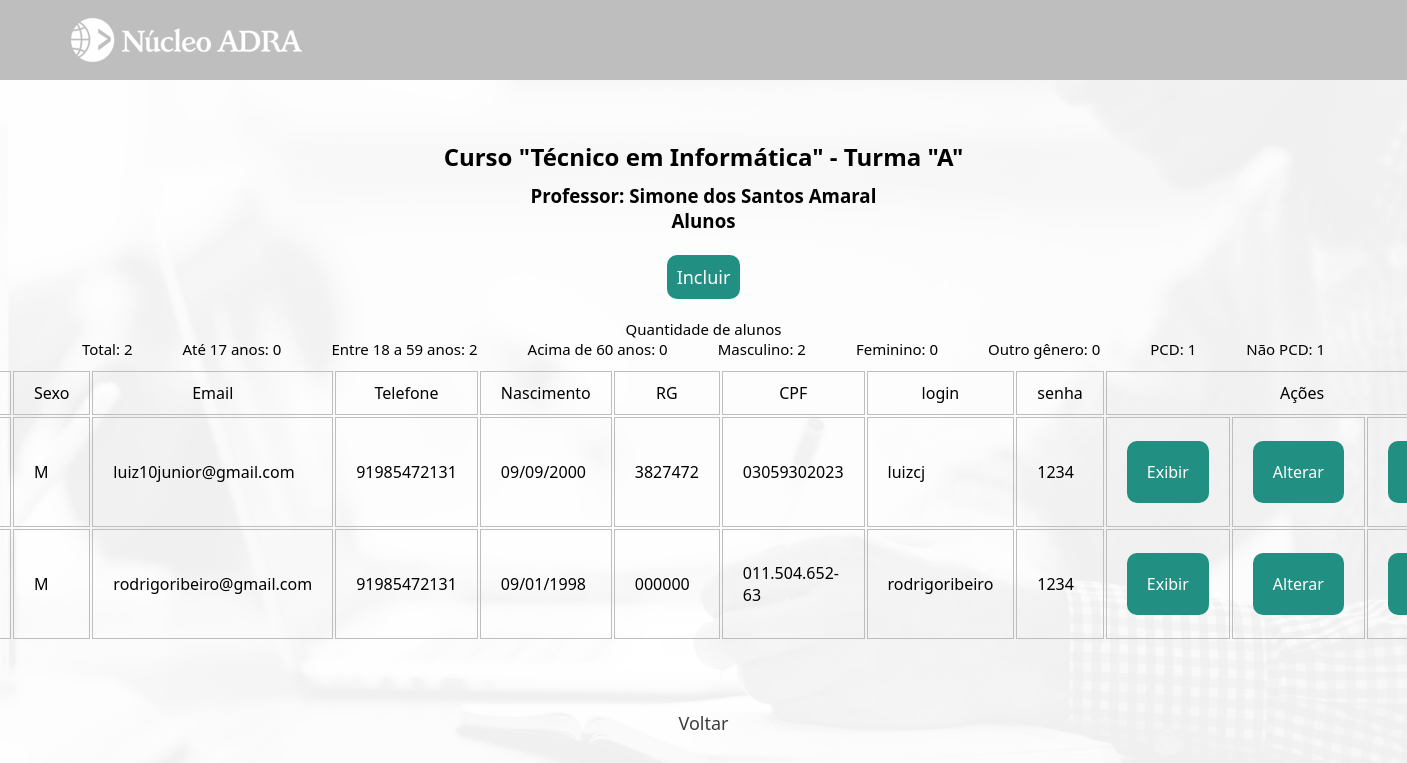
The app's page /institucional/curso/turma/aluno/index.php?i=3&c=4&t=3 (signed in) with its own data.
### tables this page shows
CREATE TABLE IF NOT EXISTS `curso` (
  `id_curso` int UNSIGNED NOT NULL AUTO_INCREMENT,
  `nome` varchar(45) NOT NULL,
  `sigla` varchar(5) DEFAULT NULL,
  `descricao` text NOT NULL,
  `area` varchar(40) NOT NULL,
  `ch` smallint UNSIGNED DEFAULT NULL,
  `periodo` enum('M','V','N') DEFAULT NULL,
  `curso_inicio` date DEFAULT NULL,
  `curso_fim` date DEFAULT NULL,
  `hora_inicio` char(5) DEFAULT NULL,
  `hora_fim` char(5) DEFAULT NULL,
  `valor` decimal(6,2) UNSIGNED DEFAULT NULL,
  PRIMARY KEY (`id_curso`)
);

CREATE TABLE IF NOT EXISTS `turma` (
  `id` int UNSIGNED NOT NULL AUTO_INCREMENT,
  `codigo` char(2) NOT NULL,
  `curso_id_curso` int UNSIGNED NOT NULL,
  `sala` varchar(20) DEFAULT NULL,
  PRIMARY KEY (`id`,`curso_id_curso`),
  KEY `fk_turma_curso1_idx` (`curso_id_curso`)
);

CREATE TABLE IF NOT EXISTS `professor` (
  `id_professor` int UNSIGNED NOT NULL AUTO_INCREMENT,
  `nome_completo` varchar(40) NOT NULL,
  `nome` varchar(50) NOT NULL,
  `sobrenome` varchar(50) NOT NULL,
  `sexo` varchar(1) NOT NULL,
  `email` varchar(100) NOT NULL,
  `nascimento` date NOT NULL,
  `idade` int DEFAULT NULL,
  `endereco_id` int UNSIGNED NOT NULL,
  `login` varchar(15) NOT NULL,
  `senha` varchar(8) NOT NULL,
  `telefone` varchar(15) DEFAULT NULL,
  `imagem` text,
  PRIMARY KEY (`id_professor`),
  KEY `fk_professor_endereco1_idx` (`endereco_id`)
);

CREATE TABLE IF NOT EXISTS `aluno` (
  `id` int UNSIGNED NOT NULL AUTO_INCREMENT,
  `nome_completo` varchar(80) DEFAULT NULL,
  `nome` varchar(45) DEFAULT NULL,
  `sobrenome` varchar(45) DEFAULT NULL,
  `sexo` enum('F','M') DEFAULT NULL,
  `email` varchar(100) DEFAULT NULL,
  `nascimento` date DEFAULT NULL,
  `idade` int NOT NULL,
  `rg` char(12) DEFAULT NULL,
  `cpf` char(14) DEFAULT NULL,
  `pcd` tinyint DEFAULT NULL,
  `pcd_desc` varchar(255) DEFAULT NULL,
  `login` varchar(20) DEFAULT NULL,
  `senha` varchar(255) DEFAULT NULL,
  `telefone` varchar(15) DEFAULT NULL,
  `endereco_id` int UNSIGNED DEFAULT NULL,
  `imagem` text,
  PRIMARY KEY (`id`),
  UNIQUE KEY `cpf_UNIQUE` (`cpf`),
  UNIQUE KEY `rg_UNIQUE` (`rg`),
  UNIQUE KEY `email_UNIQUE` (`email`),
  UNIQUE KEY `login_UNIQUE` (`login`),
  KEY `fk_aluno_endereco1_idx` (`endereco_id`)
);

### institucional/curso/turma/aluno/index.php (the view, shortened to what this page needs)
<?php
    require_once "../../../../util/config.php";
    $idAluno = $_GET['i'];
    $idCurso = $_GET['c'];
    $idTurma = $_GET['t'];
    $info_total = 0;
    $info_17 = 0;
    $info_18_59 = 0;
    $info_60 = 0;
    $info_masculino = 0;
    $info_feminino = 0;
    $info_outro_genero = 0;
    $info_sim_pcd = 0;
    $info_nao_pcd = 0;
    $sql_info = "SELECT * FROM aluno";
    $result_info = mysqli_query($link, $sql_info);
    while($row = mysqli_fetch_array($result_info)){
        $info_total += 1;
        if($row['idade'] >= 18 && $row['idade'] <= 59){
            $info_18_59 += 1;
        }
        if($row['sexo'] == 'M'){
            $info_masculino += 1;
        }
        if($row['pcd'] == 1){
            $info_sim_pcd += 1;
        }
        if($row['pcd'] == 0){
            $info_nao_pcd += 1;
        }
    }
    $sql_1 = "SELECT * FROM curso";
    $result_1 = mysqli_query($link, $sql_1);
    while($row = mysqli_fetch_array($result_1)){
        if($idCurso == $row['id_curso']){
            $nomeCurso = $row['nome'];
        }
    }
    $sql_3 = "SELECT * FROM turma";
    $result_3 = mysqli_query($link, $sql_3);
    while($row = mysqli_fetch_array($result_3)){
        if($idTurma == $row['id']){
            $turma = $row['codigo'];
        }
    }
    $sql_5 = "SELECT * FROM professor_turma";
    $result_5 = mysqli_query($link, $sql_5);
    while($row = mysqli_fetch_array($result_5)){
        if($row['turma_id'] == $idTurma){
            $idProfessor = $row['professor_id'];
            $sql_6 = "SELECT * FROM professor";
            $result_6 = mysqli_query($link, $sql_6);
            while($row = mysqli_fetch_array($result_6)){
                if($row['id_professor'] == $idProfessor){
                    $nomeProfessor = $row['nome_completo'];
                }
            }
        }
    }
?>
<!DOCTYPE html>
<html lang="pt-br">
<head>
    <link rel="stylesheet" href="../../../../css/mural.css">
</head>
<body>
<header>
        <main>
            <div class="cabecalho-conteudo">
                <a href="../../../administrador.php?i=<?php echo $idAluno; ?>">
                <div id="logo" class="opcoes-nav">
                    <img src="../../../../imagens/nucleo-adra-branco-232x48.png" alt="logo-adra">
                </div>
                </a>
                <a href="../../../usuario.php?i=<?php echo $idAluno; ?>">
                <div id="perfil" class="opcoes-nav">
                </div>
                </a>
            </div>
        </main>
    </header>
    <div class="container-admin">
    <h2>Curso "<?php echo $nomeCurso?>" - Turma "<?php echo $turma?>"</h2>
    <h3>Professor: <?php echo $nomeProfessor?></h3>
    <h3>Alunos</h3>
    <br>
    <p><a href="create.php?i=<?php echo $idAluno; ?>&c=<?php echo $idCurso; ?>&t=<?php echo $idTurma; ?>" class="incluir">Incluir</a></p>
    <div class="info_data_container">
        <div class="info_data_titulo">
            Quantidade de alunos
        </div>
        <div class="info_caixa">
            <div class="total">
                Total: <?php echo $info_total ?>
            </div>
            <div class="info_17">
                Até 17 anos: <?php echo $info_17 ?>
            </div>
            <div class="info_18_59">
                Entre 18 a 59 anos: <?php echo $info_18_59 ?>
            </div>
            <div class="info_60">
                Acima de 60 anos: <?php echo $info_60 ?>
            </div>
            <div class="info_masculino">
                Masculino: <?php echo $info_masculino ?>
            </div>
            <div class="info_feminino">
                Feminino: <?php  echo $info_feminino ?>
            </div>
            <div class="info_outro_genero">
                Outro gênero: <?php echo $info_outro_genero ?>
            </div>
            <div class="info_sim_pcd">
                PCD: <?php echo $info_sim_pcd ?>
            </div>
            <div class="info_nao_pcd">
                Não PCD: <?php echo $info_nao_pcd ?>
            </div>
        </div>
    </div>
    <table border="0" class="tabela-admin">
        <tr class="tabela-titulo">
            <td><center>Nome</center></td>
            <td><center>Sexo</center></td>
            <td><center>Email</center></td>
            <td><center>Telefone</center></td>
            <td><center>Nascimento</center></td>
            <td><center>RG</center></td>
            <td><center>CPF</center></td>
            <td><center>login</center></td>
            <td><center>senha</center></td>
            <td colspan="4"><center>Ações</center></td>
        </tr>
        <?php
        $sql_2 = "SELECT * FROM aluno_has_turma";
        $result_2 = mysqli_query($link, $sql_2);
        while($row = mysqli_fetch_array($result_2)){
            if($idTurma == $row['turma_id']){
                $alunoTurma = $row['aluno_id'];
            $sql_3 = "SELECT * FROM aluno";
            $result_3 = mysqli_query($link, $sql_3);
            while($row = mysqli_fetch_array($result_3)){
                if($alunoTurma == $row['id']){
                        ?>
        <tr class="tabela-linha">
            <td><?php echo($row['nome_completo']);?></td>
            <td><?php echo($row['sexo']);?></td>
            <td><?php echo($row['email']);?></td>
            <td><?php echo($row['telefone']);?></td>
            <td><?php echo(date("d/m/Y", strtotime($row['nascimento'])));?></td>
            <td><?php echo($row['rg']);?></td>
            <td><?php echo($row['cpf']);?></td>
            <td><?php echo($row['login']);?></td>
            <td><?php echo($row['senha']);?></td>
            <td><?php echo('<a href="read.php?id='.$row['id'].'&i='.$idAluno.'&t='.$idTurma.'&c='.$idCurso.'" class="crud_link">Exibir</a>')?></td>
            <td><?php echo('<a href="update.php?id='.$row['id'].'&i='.$idAluno.'&t='.$idTurma.'&c='.$idCurso.'" class="crud_link">Alterar</a>')?></td>
            <td><?php echo('<a href="delete.php?id='.$row['id'].'&i='.$idAluno.'&t='.$idTurma.'&c='.$idCurso.'" class="crud_link">Excluir</a>')?></td>
        </tr>
        <?php }
            }
        }
    } ?>
    </table>
    </div>
    <div class="voltar">
        <p><a href='../index.php?i=<?php echo $idAluno; ?>&c=<?php echo($idCurso)?>'>Voltar</a></p>
    </div>
</body>
</html>

### css/mural.css (style rules this page uses)
* { padding: 0; margin: 0; box-sizing: border-box; font-family:'Segoe UI', Tahoma, Geneva, Verdana, sans-serif; }
body { background: url("../imagens/Professor-icone-branco.png") no-repeat center center fixed; background-size: cover; -webkit-background-size: cover; -moz-background-size: cover; -o-background-size: cover; }
header { height: 10vh; background-color: #bebebe; display: flex; align-items: center; justify-content: center; }
main div { color: white; font-size: 20px; display: flex; justify-content: space-between; align-items: center; }
.cabecalho-conteudo { margin: 0 auto; padding: 0; display: flex; width: 90vw; height: 48px; justify-content: space-between; align-items: center; }
.opcoes-nav { display: flex; gap: 50px; height: 10vh; }
main a { text-decoration: none; }
#logo { cursor: pointer; }
#perfil { display: flex; align-items: center; justify-content: center; cursor: pointer; overflow: hidden; width: 48px; height: 48px; border-radius: 100%; }
table { width: 100%; }
table td { border: 1px solid #bebebe; padding: 10px 20px; }
p { margin: 10px 0; font-size: 18px; }
.container-admin { padding: 50px; width: 100vw; display: flex; flex-direction: column; align-items: center; }
.incluir { cursor: pointer; background-color: #218f82; padding: 10px; border-radius: 10px; color: white; text-decoration: none; }
.crud_link { color: white; padding: 20px; display: flex; flex-direction: column; align-items: center; text-decoration: none; background-color: #218f82; border-radius: 10px; }
.container-admin h2 { margin: 10px 0; }
.tabela-admin { margin-top: 10px; }
.voltar a { display:flex; justify-content: center; text-decoration: none; cursor: pointer; padding: 10px; border-radius: 10px; color: rgb(61, 61, 61); }
.info_data_container { margin-top: 20px; }
.info_data_titulo { text-align: center; font-size: 15px; font-weight: 500; }
.info_caixa { display: flex; gap: 50px; font-size: 15px; }

### records on screen
curso: nome "Técnico em Informática"
turma: codigo "A"
professor: nome_completo "Simone dos Santos Amaral"
aluno: sexo "M", email "luiz10junior@gmail.com", telefone "91985472131", nascimento "09/09/2000", rg "3827472", cpf "03059302023", login "luizcj", senha "1234"
aluno: sexo "M", email "rodrigoribeiro@gmail.com", telefone "91985472131", nascimento "09/01/1998", rg "000000", cpf "011.504.652-63", login "rodrigoribeiro", senha "1234"

### other values on screen
$info_total "2"
$info_17 "0"
$info_18_59 "2"
$info_60 "0"
$info_masculino "2"
$info_feminino "0"
$info_outro_genero "0"
$info_sim_pcd "1"
$info_nao_pcd "1"
